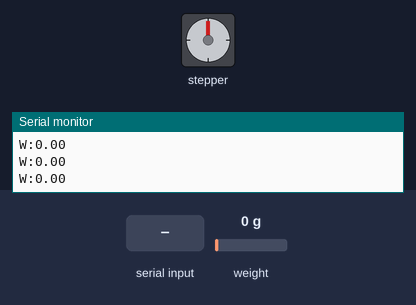
The program below on a simulated Arduino Uno, built with avr-gcc and run on an emulated ATmega328P. Shown: stepper motor, the last lines printed to the serial monitor. Wiring (inferred from the names in the program): stepper motor driver (200 steps per turn assumed): step pin 7; direction pin 6. The test bench sets the inputs (shaded band); at power-on: weight on the scale 0 g.

Above: at 2.2 s.
2.3 s: "STRETCH_START\n" received over Serial
At 2.65 s:
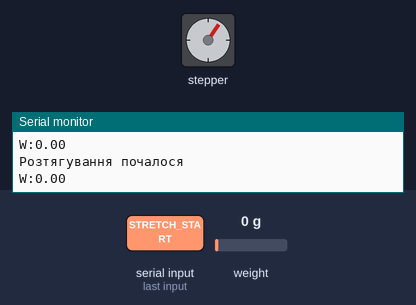
At 4.15 s:
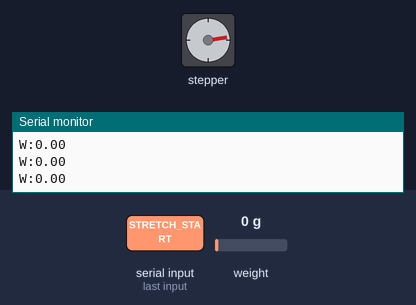
5.3 s: weight on the scale set to 966 g
8.3 s: weight on the scale set to 1072 g
At 9.2 s:
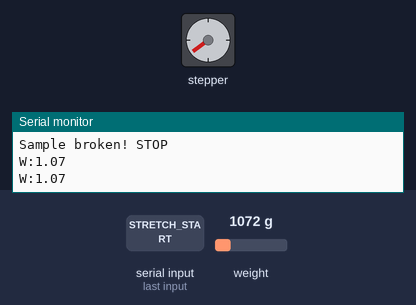
9.8 s: "LOAD_START\n" received over Serial
At 10.16 s:
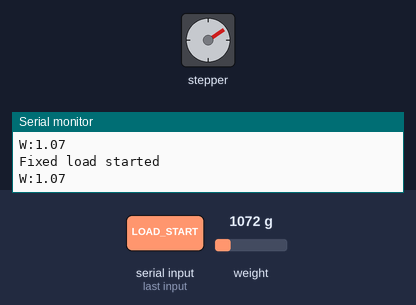
12.8 s: "GOTO:\n" received over Serial
15.8 s: "RIGHT:90\n" received over Serial
Timing chart, 0 to 19.8 s (numbered marks = the images above; inputs shaded):
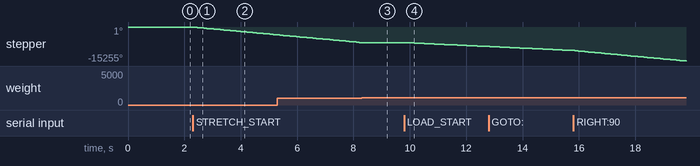

The program:

main.cpp
```cpp
#include <Arduino.h>
#include <HX711.h>

// Піни тензодатчика
#define DTpin A0
#define SCKpin A1

// Кінцевик
#define EndStop_pin 11

// Кроковий двигун
#define STEP 7
#define DIR 6

// Кількість кроків на 1 мм
#define stepsPerMM 5100

// Калібрування ваги
float calibrationFactor = 8800.0;

// Обʼєкт тензодатчика
HX711 scale;

// Стан системи
bool stopRequested = false;
bool stretching = false;
bool fixedLoadActive = false;

float maxForce = 0;
const float loadThreshold = 50.0;

// Для таймера ваги
unsigned long lastWeightTime = 0;
const unsigned long weightInterval = 200; // мс

void moveRelative(float mm, int direction);

void setup() {
  Serial.begin(9600);
  Serial.println("Machine startup");

  pinMode(STEP, OUTPUT);
  pinMode(DIR, OUTPUT);
  pinMode(EndStop_pin, INPUT_PULLUP);

  scale.begin(DTpin, SCKpin);
  if (!scale.is_ready()) {
    Serial.println("HX711 not ready");
  } else {
    Serial.println("HX711 ready");
  }

  scale.set_scale(calibrationFactor);
  scale.tare();
  Serial.println("Tensometr calibrated");

  Serial.println("write distance");
}

void loop() {
  float currentWeight = 0;

  // Читання ваги з періодичністю
  if (millis() - lastWeightTime >= weightInterval) {
    currentWeight = scale.get_units(1);
    Serial.print("W:");
    Serial.println(currentWeight, 2);
    lastWeightTime = millis();
  }

  // Фіксоване навантаження
  if (fixedLoadActive && !stopRequested) {
    if (currentWeight >= loadThreshold) {
      stopRequested = true;
      fixedLoadActive = false;
      Serial.println("Load threshold reached, stopping motor");
    } else {
      // Крок мотора
      digitalWrite(STEP, HIGH);
      delayMicroseconds(1000);
      digitalWrite(STEP, LOW);
      delayMicroseconds(1000);
    }
  }

  // Безперервне розтягування
  if (stretching && !stopRequested) {
    if (currentWeight > maxForce) {
      maxForce = currentWeight;
    }

    if (maxForce > 1.0 && currentWeight < (maxForce * 0.8)) {
      Serial.println("Sample broken! STOP");
      stopRequested = true;
      stretching = false;
      return;
    }

    digitalWrite(DIR, LOW);
    digitalWrite(STEP, HIGH);
    delayMicroseconds(500);
    digitalWrite(STEP, LOW);
    delayMicroseconds(500);
    return;
  }

  // Обробка команд
  if (Serial.available()) {
    String input = Serial.readStringUntil('\n');
    input.trim();

    if (input.startsWith("GOTO:")) {
      int sampleLengthMM = input.substring(5).toInt();
      long totalSteps = (long)sampleLengthMM * stepsPerMM;

      Serial.println("move to ");
      digitalWrite(DIR, LOW);
      stopRequested = false;
      for (long i = 0; i < totalSteps; i++) {
        if (stopRequested) {
          Serial.println("Рух зупинено");
          break;
        }
        digitalWrite(STEP, HIGH);
        delayMicroseconds(500);
        digitalWrite(STEP, LOW);
        delayMicroseconds(500);

        if (millis() - lastWeightTime >= weightInterval) {
          float w = scale.get_units(1);
          Serial.print("W:");
          Serial.println(w, 2);
          lastWeightTime = millis();
        }
      }

      Serial.println("position is reached");
      return;
    }

    if (input.startsWith("LEFT:")) {
      float mm = input.substring(5).toFloat();
      stopRequested = false;
      moveRelative(mm, HIGH);
      return;
    }

    if (input.startsWith("RIGHT:")) {
      float mm = input.substring(6).toFloat();
      stopRequested = false;
      moveRelative(mm, LOW);
      return;
    }

    if (input == "STRETCH_START") {
      stretching = true;
      stopRequested = false;
      maxForce = 0;
      Serial.println("Розтягування почалося");
      return;
    }

    if (input == "LOAD_START") {
      Serial.println("Fixed load started");
      stopRequested = false;
      fixedLoadActive = true;
      digitalWrite(DIR, LOW); // напрямок до зразка
      maxForce = 0;
      lastWeightTime = millis();
      return;
    }

    if (input == "STOP") {
      stopRequested = true;
      fixedLoadActive = false;
      stretching = false;
      Serial.println("STOP command received");
      return;
    }
  }
}

void moveRelative(float mm, int direction) {
  long steps = (long)(mm * stepsPerMM);

  Serial.print("Moving ");
  Serial.print(mm);
  Serial.print(" mm in direction ");
  Serial.println(direction == HIGH ? "LEFT" : "RIGHT");

  digitalWrite(DIR, direction);
  for (long i = 0; i < steps; i++) {
    if (stopRequested) {
      Serial.println("Рух зупинено");
      break;
    }
    digitalWrite(STEP, HIGH);
    delayMicroseconds(500);
    digitalWrite(STEP, LOW);
    delayMicroseconds(500);

    if (millis() - lastWeightTime >= weightInterval) {
      float w = scale.get_units(1);
      Serial.print("W:");
      Serial.println(w, 2);
      lastWeightTime = millis();
    }
  }

  Serial.println("Relative move complete");
}
```

Measured:
- the behaviour switches between 1000 and 1001 g on weight on the scale (found by bisection; images 2 and 3)
- after the input at 2.3 s, stepper: keeps turning counter-clockwise at about 1201°/s, starting at once
- after the input at 8.3 s, stepper: goes on until 8.3 s, then stays -6967°
- after the input at 9.8 s, stepper: keeps turning counter-clockwise at about 611°/s, starting at once
